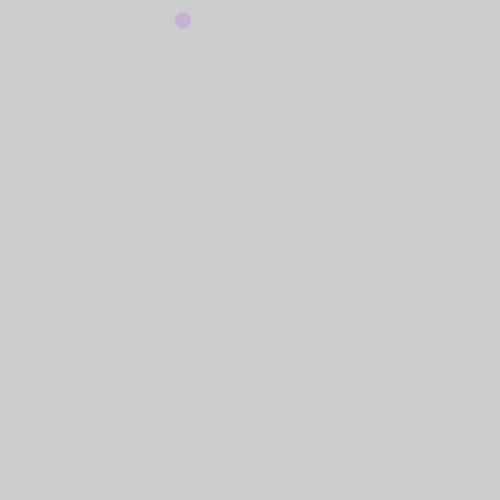
Frame 1 (no input)
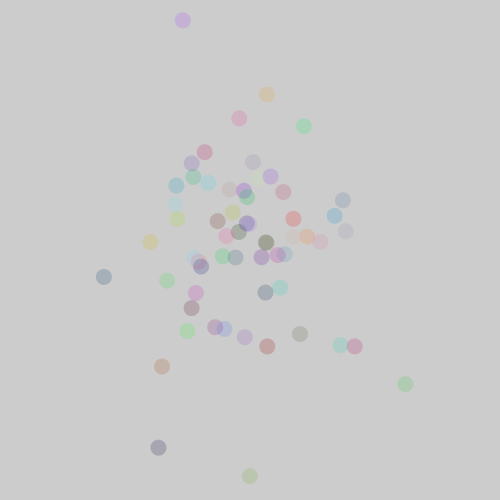
Frame 60 (the mouse pressed at the canvas centre just before this capture)
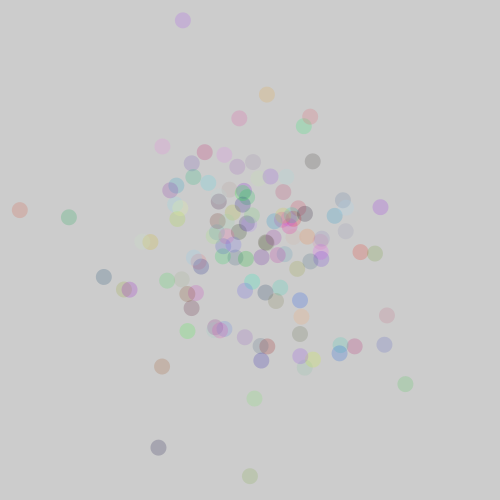
Frame 120 (the mouse held since frame 60 and released just before this capture)

The Processing sketch that drew these frames (run headless with seeded random() and noise(); from frame 60 on, the mouse is pressed at the canvas centre):

// Processing sketch: PaintSplatter
// ── PaintSplatter.pde
import java.util.Random;
Random generator;
float colour;

/*
Prompt: use gaussian dist to simulate paint splattering on a canvas with dots to represent each splatter
- The splatter is mainly directed at the center with the outside getting some as well

*/
void setup(){
  size (500,500);
  //basically create a new Random "Object" that has its own function
  generator = new Random();
}

void draw(){
  
  //made the sddev proportional to the height to take up most of the canvas, but mainly aim towards center
  //increasing the number under height tightens the center;
  float sd = height/8;
  //mean places this in the x location for the center basically
  float mean = width/2;
  
  //Need a new random number generated for each x and y
  float x = sd * (float)(generator.nextGaussian()) + mean;
  float y = sd * (float)(generator.nextGaussian()) + mean;
  
  noStroke();
  //create a semitransparent circle
  //This is not a normal distribution of color. Figure out later
  fill (random(255),random(255),random(255),50);
  //place these circles in the middle of the canvas. 
  ellipse(x,y,16,16);
  
  
  //This helps us view a gaussian distribution of circles
}
